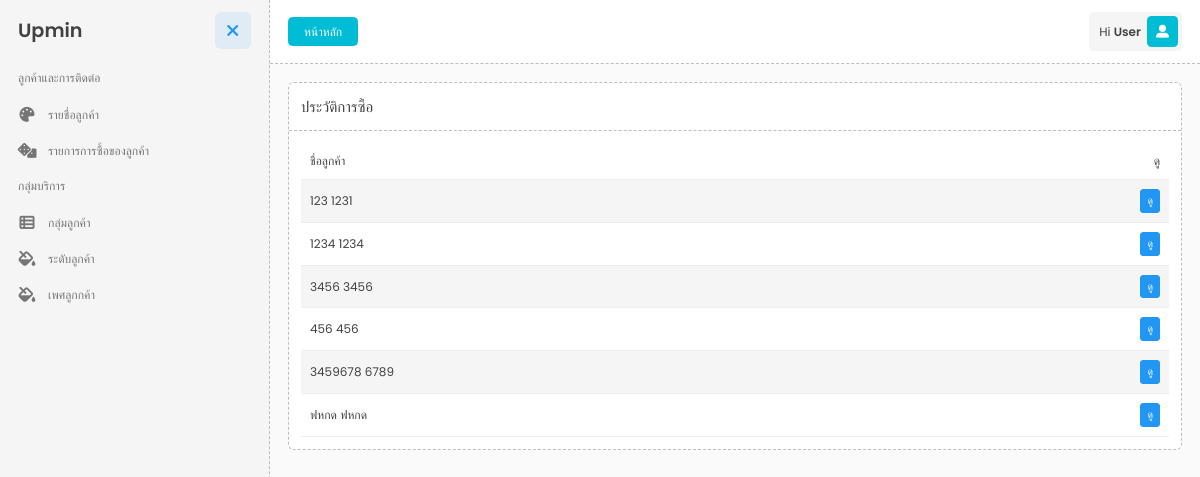
Screenshot of /dist/index?p=contactlist (signed in) with the database file from the repository.
### tables this page shows
CREATE TABLE `tb_customer` (
  `cus_id` int(11) NOT NULL COMMENT 'รหัส',
  `code_customer` varchar(100) NOT NULL,
  `cus_name` varchar(100) NOT NULL COMMENT 'ชื่อลูกค้า',
  `cus_lastname` varchar(100) NOT NULL COMMENT 'นามสกุล',
  `cus_address` varchar(200) NOT NULL COMMENT 'ที่อยู่',
  `cus_province` varchar(100) NOT NULL COMMENT 'จังหวัด',
  `cus_amphoe` varchar(100) NOT NULL COMMENT 'อำเภอ',
  `cus_tambon` varchar(100) NOT NULL COMMENT 'ตำบล',
  `cus_phone` varchar(10) NOT NULL COMMENT 'เบอร์โทร',
  `cus_date` varchar(20) NOT NULL COMMENT 'วัน เดือน ปี เกิด',
  `cus_email` varchar(100) NOT NULL COMMENT 'อีเมลล์',
  `cus_gender` varchar(100) NOT NULL COMMENT 'เพศ',
  `cus_group` varchar(100) NOT NULL COMMENT 'กลุ่ม',
  `cus_level` varchar(100) NOT NULL COMMENT 'ระดับ',
  `cus_note` varchar(100) NOT NULL COMMENT 'หมายเหตุ',
  `cus_member_card` varchar(20) NOT NULL COMMENT 'บัตรสมาชิก'
);

### dist/mycustomer/contactlist.php (the view, shortened to what this page needs)
<?php $all_customer = $con->query("SELECT * FROM tb_customer"); ?>
<div class="portlet-header portlet-header-bordered">
    <h3 class="portlet-title">ประวัติการซื้อ</h3>
</div>
<div class="portlet-body">
    <div class="table-responsive">
        <table id="cc-table" class="table table-striped table-hover mb-0">
            <thead>
                <tr>
                    <th class="text-start col-4">ชื่อลูกค้า</th>
                    <th class="text-end col-4">ดู</th>
                </tr>
            </thead>
            <tbody>
                <?php foreach ($all_customer as $row) : ?>
                    <tr>
                        <td class="text-start col-4"><?= $row['cus_name']." ".$row['cus_lastname'] ?></td>
                        <td class="text-end col-4 ">
                            <a href="?p=storyByCustomer&id=<?= $row['cus_id']?>" class="btn btn-primary btn-sm">ดู</a>
                        </td>
                    </tr>
                <?php endforeach; ?>
            </tbody>
        </table>
    </div>
</div>

### rows the page displays
tb_customer: cus_name "123", cus_lastname "1231"
tb_customer: cus_name "1234", cus_lastname "1234"
tb_customer: cus_name "3456", cus_lastname "3456"
tb_customer: cus_name "456", cus_lastname "456"
tb_customer: cus_name "3459678", cus_lastname "6789"
tb_customer: cus_name "ฟหกด", cus_lastname "ฟหกด"
